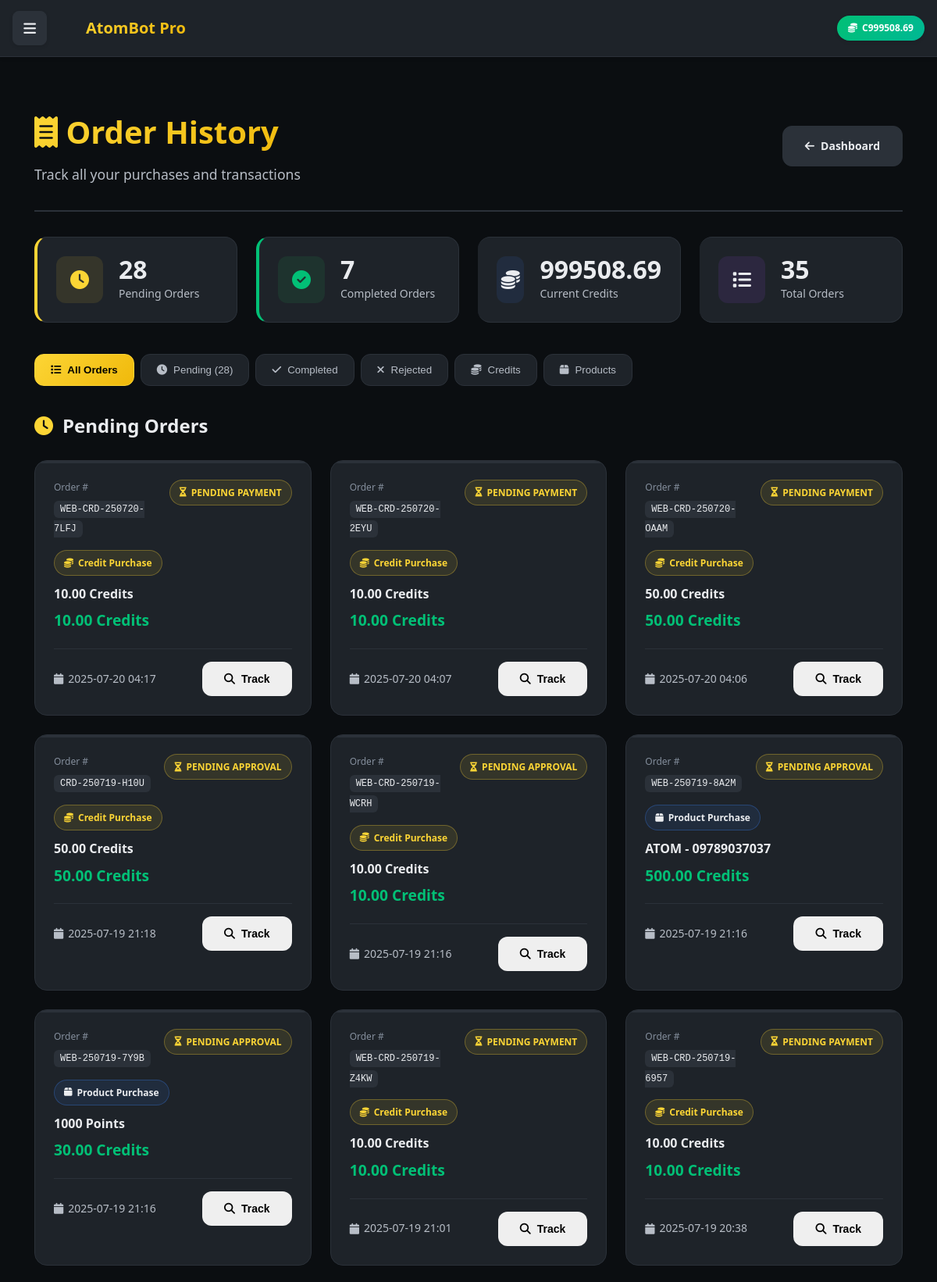
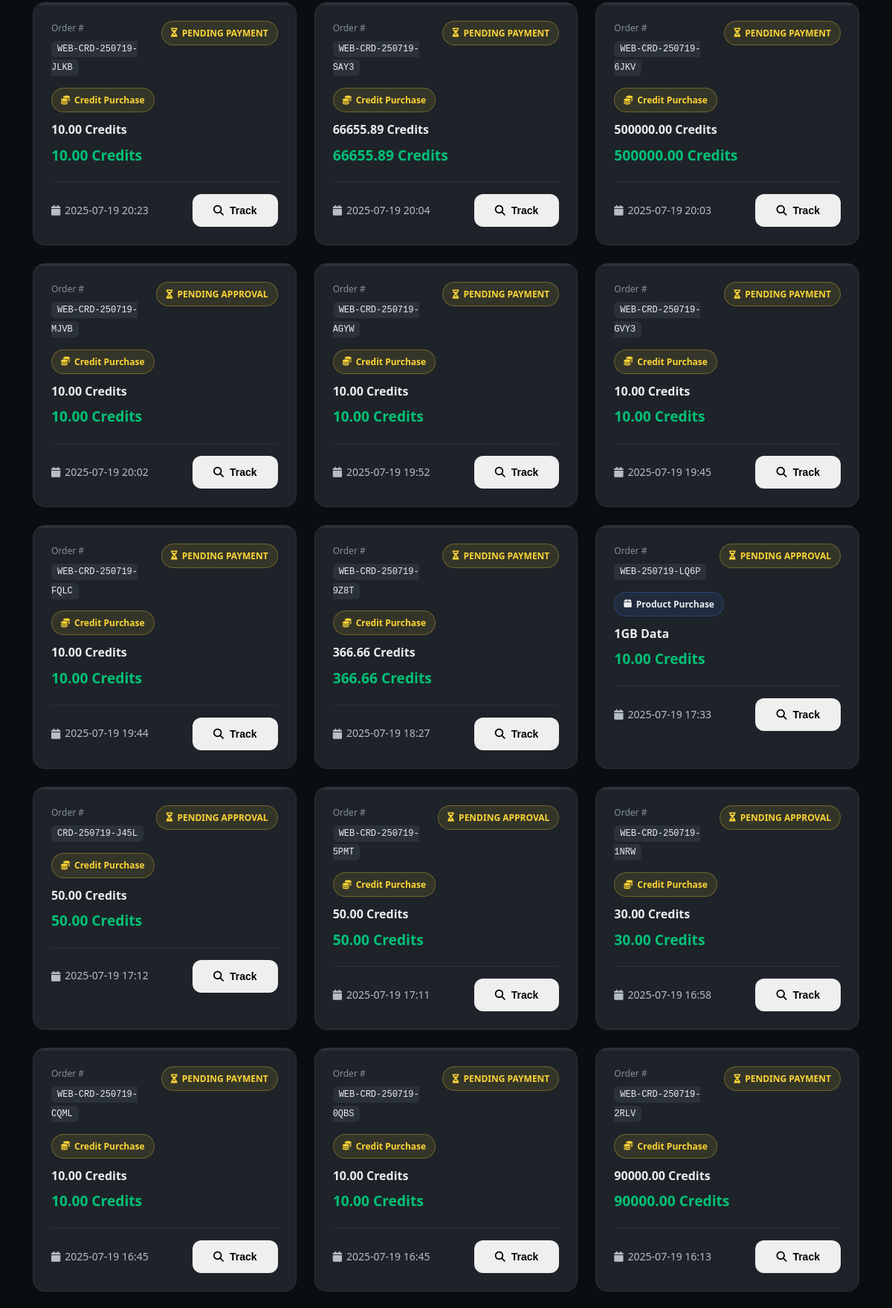
Screenshot of /orders (signed in, upper part) with the database file from the repository (2 pictures, top to bottom).
### tables this page shows
CREATE TABLE users (user_id INTEGER PRIMARY KEY, credits REAL DEFAULT 0, language TEXT DEFAULT 'en', is_banned INTEGER DEFAULT 0, password TEXT);

CREATE TABLE orders (order_id TEXT PRIMARY KEY, user_id INTEGER, order_type TEXT, package_name TEXT, credit_cost REAL, payment_method TEXT, status TEXT, screenshot_file_id TEXT, delivery_info TEXT, created_at TIMESTAMP DEFAULT CURRENT_TIMESTAMP);

### web_app.py (the view)
@app.route('/orders')
def orders():
    if 'user_id' not in session:
        return redirect(url_for('login'))
    user_id = session['user_id']
    pending, history = run_async(db.get_user_orders(user_id))
    formatted_pending = []
    formatted_history = []
    for order in pending:
        o_id, pkg, status, ts_str, cost = order
        date_obj = datetime.fromisoformat(ts_str)
        order_data = {
            'id': o_id,
            'package': pkg,
            'status': status.replace('_', ' ').title(),
            'cost': cost,
            'date': date_obj.strftime('%Y-%m-%d %H:%M'),
            'type': 'Credit Purchase' if 'Credit' in pkg else 'Product Purchase'
        }
        formatted_pending.append(order_data)
    for order in history:
        o_id, pkg, status, ts_str, cost = order
        date_obj = datetime.fromisoformat(ts_str)
        order_data = {
            'id': o_id,
            'package': pkg,
            'status': status.replace('_', ' ').title(),
            'cost': cost,
            'date': date_obj.strftime('%Y-%m-%d %H:%M'),
            'type': 'Credit Purchase' if 'Credit' in pkg else 'Product Purchase'
        }
        formatted_history.append(order_data)
    user_data = run_async(db.get_user_data(user_id))
    session['user_data'] = user_data
    return render_template('orders.html',
                         pending_orders=formatted_pending,
                         completed_orders=formatted_history,
                         user_data=user_data)

### database.py (called while the page is built)
async def _db_query(query, params=(), fetchone=False, fetchall=False, commit=False):
    try:
        async with aiosqlite.connect(DB_NAME) as db:
            cursor = await db.execute(query, params)
            if commit: await db.commit(); return True
            if fetchone: return await cursor.fetchone()
            if fetchall: return await cursor.fetchall()
            return await cursor.fetchall()
    except aiosqlite.Error as e: logger.error(f"Database query failed: {e}\nQuery: {query}\nParams: {params}"); return None

async def get_user_data(user_id: int) -> dict:
    await _db_query("INSERT OR IGNORE INTO users (user_id) VALUES (?)", (user_id,), commit=True)
    user_data = await _db_query("SELECT credits, language, is_banned, password FROM users WHERE user_id = ?", (user_id,), fetchone=True)
    return {'credits': user_data[0], 'language': user_data[1], 'is_banned': bool(user_data[2]), 'password': user_data[3]} if user_data else {'credits': 0.0, 'language': 'en', 'is_banned': False, 'password': None}

async def get_user_orders(user_id: int) -> tuple:
    all_orders = await _db_query("SELECT order_id, package_name, status, created_at, credit_cost FROM orders WHERE user_id = ? ORDER BY created_at DESC", (user_id,), fetchall=True)
    pending = [o for o in all_orders if o[2] in ('pending_approval', 'pending_payment')]
    history = [o for o in all_orders if o[2] in ('completed', 'rejected')]
    return pending, history

### web_app.py (called while the page is built)
@app.context_processor
def inject_config():
    return dict(config=config)

def run_async(coro):
    loop = asyncio.new_event_loop()
    asyncio.set_event_loop(loop)
    try:
        return loop.run_until_complete(coro)
    finally:
        loop.close()

### templates/orders.html (shortened to what this page needs)
{% extends "base.html" %}
{% block content %}
<div class="orders-page">
    <div class="page-header">
        <div class="header-content">
            <h1 class="page-title">
                <i class="fas fa-receipt"></i>
                Order History
            </h1>
            <p class="page-subtitle">Track all your purchases and transactions</p>
        </div>
        <div class="header-actions">
            <a href="{{ url_for('dashboard') }}" class="btn btn-secondary">
                <i class="fas fa-arrow-left"></i> Dashboard
            </a>
        </div>
    </div>
    <div class="stats-grid">
        <div class="stat-card pending">
            <div class="stat-icon">
                <i class="fas fa-clock"></i>
            </div>
            <div class="stat-content">
                <div class="stat-number">{{ pending_orders|length }}</div>
                <div class="stat-label">Pending Orders</div>
            </div>
        </div>
        <div class="stat-card completed">
            <div class="stat-icon">
                <i class="fas fa-check-circle"></i>
            </div>
            <div class="stat-content">
                <div class="stat-number">{{ completed_orders|length }}</div>
                <div class="stat-label">Completed Orders</div>
            </div>
        </div>
        <div class="stat-card credits">
            <div class="stat-icon">
                <i class="fas fa-coins"></i>
            </div>
            <div class="stat-content">
                <div class="stat-number">{{ "%.2f"|format(user_data.credits) }}</div>
                <div class="stat-label">Current Credits</div>
            </div>
        </div>
        <div class="stat-card total">
            <div class="stat-icon">
                <i class="fas fa-list"></i>
            </div>
            <div class="stat-content">
                <div class="stat-number">{{ (pending_orders|length + completed_orders|length) }}</div>
                <div class="stat-label">Total Orders</div>
            </div>
        </div>
    </div>
    <div class="filter-section">
        <div class="filter-tabs">
            <button class="filter-tab active" onclick="filterOrders('all')" data-filter="all">
                <i class="fas fa-list"></i> All Orders
            </button>
            <button class="filter-tab" onclick="filterOrders('pending')" data-filter="pending">
                <i class="fas fa-clock"></i> Pending ({{ pending_orders|length }})
            </button>
            <button class="filter-tab" onclick="filterOrders('completed')" data-filter="completed">
                <i class="fas fa-check"></i> Completed
            </button>
            <button class="filter-tab" onclick="filterOrders('rejected')" data-filter="rejected">
                <i class="fas fa-times"></i> Rejected
            </button>
            <button class="filter-tab" onclick="filterOrders('credit')" data-filter="credit">
                <i class="fas fa-coins"></i> Credits
            </button>
            <button class="filter-tab" onclick="filterOrders('product')" data-filter="product">
                <i class="fas fa-box"></i> Products
            </button>
        </div>
    </div>
    <div class="orders-content">
        {% if pending_orders %}
        <div id="pending-section" class="orders-section">
            <h2 class="section-title">
                <i class="fas fa-clock text-warning"></i>
                Pending Orders
            </h2>
            <div class="orders-grid">
                {% for order in pending_orders %}
                <div class="order-card pending-order" data-status="pending" data-type="{{ 'credit' if order.type == 'Credit Purchase' else 'product' }}">
                    <div class="order-header">
                        <div class="order-id">
                            <span class="id-label">Order #</span>
                            <code>{{ order.id }}</code>
                        </div>
                        <div class="order-status pending">
                            <i class="fas fa-hourglass-half"></i>
                            {{ order.status }}
                        </div>
                    </div>
                    <div class="order-body">
                        <div class="order-type">
                            {% if order.type == 'Credit Purchase' %}
                                <span class="type-badge credit">
                                    <i class="fas fa-coins"></i> Credit Purchase
                                </span>
                            {% else %}
                                <span class="type-badge product">
                                    <i class="fas fa-box"></i> Product Purchase
                                </span>
                            {% endif %}
                        </div>
                        <div class="order-item">{{ order.package }}</div>
                        <div class="order-cost">{{ "%.2f"|format(order.cost) }} Credits</div>
                    </div>
                    <div class="order-footer">
                        <div class="order-date">
                            <i class="fas fa-calendar"></i>
                            {{ order.date }}
                        </div>
                        <button class="btn btn-sm btn-outline-primary" onclick="trackOrder('{{ order.id }}')">
                            <i class="fas fa-search"></i> Track
                        </button>
                    </div>
                </div>
                {% endfor %}
            </div>
        </div>
        {% endif %}
    </div>
</div>
{% endblock %}

### templates/base.html (shortened to what this page needs)
<!DOCTYPE html>
<html lang="en">
<head>
    <link href="https://cdnjs.cloudflare.com/ajax/libs/font-awesome/6.4.0/css/all.min.css" rel="stylesheet">
</head>
<body>
    <header class="header">
        <div class="nav">
            <div class="nav-left">
                <button class="hamburger-menu" onclick="toggleDropdownMenu()">
                    <i class="fas fa-bars"></i>
                </button>
                <a href="{{ url_for('index') }}" class="logo">
                    <i class="fas fa-atom"></i>
                    AtomBot Pro
                </a>
            </div>
            {% if session.user_id %}
            <span class="credits-badge">
                <i class="fas fa-coins"></i>
                C{{ session.user_data.credits or 0 }}
            </span>
            {% else %}
            <a href="{{ url_for('login') }}" class="btn btn-primary" style="padding: 6px 12px; font-size: 12px;">
                <i class="fas fa-sign-in-alt"></i> Login
            </a>
            {% endif %}
        </div>
    </header>
    <main class="main-content">
        <div class="container">
            {% block content %}{% endblock %}
        </div>
    </main>
    <div class="particles-bg" id="particles"></div>
</body>
</html>

### templates/base.html (style rules this page uses)
* { margin: 0; padding: 0; box-sizing: border-box; }
:root { --bg-primary: #0B0E11; --bg-secondary: #1E2329; --bg-tertiary: #2B3139; --bg-hover: #3C434C; --text-primary: #EAECEF; --text-secondary: #B7BDC6; --text-muted: #848E9C; --accent-yellow: #FCD535; --accent-yellow-dark: #F0B90B; --accent-green: #02C076; --accent-red: #F6465D; --border-color: #2B3139; --border-hover: #474D57; --success: #02C076; --warning: #FCD535; --danger: #F6465D; --info: #1E90FF; --gradient: linear-gradient(135deg, #FCD535 0%, #F0B90B 100%); --gradient-hover: linear-gradient(135deg, #F0B90B 0%, #E6A500 100%); --shadow-sm: 0 2px 4px rgba(0, 0, 0, 0.1); --shadow-md: 0 4px 12px rgba(0, 0, 0, 0.15); --shadow-lg: 0 8px 32px rgba(0, 0, 0, 0.3); --shadow-glow: 0 0 30px rgba(252, 213, 53, 0.3); --font-xs: 0.75rem; --font-sm: 0.875rem; --font-base: 1rem; --font-lg: 1.125rem; --font-xl: 1.25rem; --font-2xl: 1.5rem; --font-3xl: 1.875rem; --font-4xl: 2.25rem; --font-5xl: 3rem; --space-1: 0.25rem; --space-2: 0.5rem; --space-3: 0.75rem; --space-4: 1rem; --space-5: 1.25rem; --space-6: 1.5rem; --space-8: 2rem; --space-10: 2.5rem; --space-12: 3rem; --space-16: 4rem; --space-20: 5rem; --space-24: 6rem; }
body { font-family: 'Segoe UI', -apple-system, BlinkMacSystemFont, sans-serif; background: var(--bg-primary); color: var(--text-primary); line-height: 1.6; overflow-x: hidden; }
* { outline: none !important; -webkit-tap-highlight-color: transparent !important; -webkit-touch-callout: none; -webkit-user-select: none; -khtml-user-select: none; -moz-user-select: none; -ms-user-select: none; user-select: none; }
p, span, div, input, textarea { -webkit-user-select: text; -khtml-user-select: text; -moz-user-select: text; -ms-user-select: text; user-select: text; }
.header { background: var(--bg-secondary); border-bottom: 1px solid var(--border-color); padding: 8px 0; position: relative; z-index: 1000; backdrop-filter: blur(20px); box-shadow: var(--shadow-sm); }
.nav { display: flex; align-items: center; justify-content: space-between; max-width: 1400px; margin: 0 auto; padding: 0 16px; height: 56px; }
.nav-left { display: flex; align-items: center; gap: 16px; }
.hamburger-menu { background: var(--bg-tertiary); border: 1px solid var(--border-color); color: var(--text-primary); font-size: 18px; cursor: pointer; padding: 10px; border-radius: 8px; transition: all 0.3s ease; min-width: 44px; height: 44px; display: flex; align-items: center; justify-content: center; box-shadow: var(--shadow-sm); position: relative; }
.hamburger-menu .fa-bars, .hamburger-menu .fa-times { transition: all 0.2s cubic-bezier(0.4, 0, 0.2, 1); }
.logo { display: flex; align-items: center; gap: 10px; font-size: 20px; font-weight: 700; background: var(--gradient); -webkit-background-clip: text; -webkit-text-fill-color: transparent; background-clip: text; text-decoration: none; }
.logo i { font-size: 24px; color: var(--accent-yellow); animation: pulse 2s infinite; filter: drop-shadow(0 0 8px rgba(252, 213, 53, 0.5)); }
.credits-badge { background: linear-gradient(135deg, var(--accent-green), #00B894); color: white; padding: 6px 14px; border-radius: 20px; font-weight: 600; font-size: 12px; box-shadow: var(--shadow-sm); animation: glow 2s infinite alternate; display: flex; align-items: center; gap: 6px; }
.container { max-width: 1400px; margin: 0 auto; padding: 0 24px; }
.main-content { min-height: calc(100vh - 140px); padding: 32px 0; }
.btn { display: inline-flex; align-items: center; gap: 8px; padding: 14px 28px; border: none; border-radius: 12px; font-size: 14px; font-weight: 600; text-decoration: none; cursor: pointer; transition: all 0.3s ease; text-align: center; justify-content: center; position: relative; overflow: hidden; white-space: nowrap; outline: none; -webkit-tap-highlight-color: transparent; -webkit-touch-callout: none; -webkit-user-select: none; -khtml-user-select: none; -moz-user-select: none; -ms-user-select: none; user-select: none; }
.btn::before { content: ''; position: absolute; top: 50%; left: 50%; width: 0; height: 0; background: rgba(255, 255, 255, 0.1); border-radius: 50%; transition: all 0.5s ease; transform: translate(-50%, -50%); }
.btn-secondary { background: var(--bg-tertiary); color: var(--text-primary); border: 1px solid var(--border-color); }
.text-warning { color: var(--warning); }
html { scroll-behavior: smooth; }
.particles-bg { position: fixed; top: 0; left: 0; width: 100%; height: 100%; pointer-events: none; z-index: -1; overflow: hidden; }

### rows the page displays
users: user_data "999508.69", credits "999508.69"
orders: id "WEB-CRD-250720-7LFJ", status "PENDING PAYMENT", shows "Credit Purchase", package "10.00 Credits", cost "10.00", date "2025-07-20 04:17"
orders: id "WEB-CRD-250720-2EYU", status "PENDING PAYMENT", shows "Credit Purchase", package "10.00 Credits", cost "10.00", date "2025-07-20 04:07"
orders: id "WEB-CRD-250720-OAAM", status "PENDING PAYMENT", shows "Credit Purchase", package "50.00 Credits", cost "50.00", date "2025-07-20 04:06"
orders: id "CRD-250719-H10U", status "PENDING APPROVAL", shows "Credit Purchase", package "50.00 Credits", cost "50.00", date "2025-07-19 21:18"
orders: id "WEB-CRD-250719-WCRH", status "PENDING APPROVAL", shows "Credit Purchase", package "10.00 Credits", cost "10.00", date "2025-07-19 21:16"
orders: id "WEB-250719-8A2M", status "PENDING APPROVAL", shows "Product Purchase", package "ATOM - 09789037037", cost "500.00", date "2025-07-19 21:16"
orders: id "WEB-250719-7Y9B", status "PENDING APPROVAL", shows "Product Purchase", package "1000 Points", cost "30.00", date "2025-07-19 21:16"
orders: id "WEB-CRD-250719-Z4KW", status "PENDING PAYMENT", shows "Credit Purchase", package "10.00 Credits", cost "10.00", date "2025-07-19 21:01"
orders: id "WEB-CRD-250719-6957", status "PENDING PAYMENT", shows "Credit Purchase", package "10.00 Credits", cost "10.00", date "2025-07-19 20:38"
orders: id "WEB-CRD-250719-JLKB", status "PENDING PAYMENT", shows "Credit Purchase", package "10.00 Credits", cost "10.00", date "2025-07-19 20:23"
orders: id "WEB-CRD-250719-SAY3", status "PENDING PAYMENT", shows "Credit Purchase", package "66655.89 Credits", cost "66655.89", date "2025-07-19 20:04"
orders: id "WEB-CRD-250719-6JKV", status "PENDING PAYMENT", shows "Credit Purchase", package "500000.00 Credits", cost "500000.00", date "2025-07-19 20:03"
orders: id "WEB-CRD-250719-MJVB", status "PENDING APPROVAL", shows "Credit Purchase", package "10.00 Credits", cost "10.00", date "2025-07-19 20:02"
orders: id "WEB-CRD-250719-AGYW", status "PENDING PAYMENT", shows "Credit Purchase", package "10.00 Credits", cost "10.00", date "2025-07-19 19:52"
orders: id "WEB-CRD-250719-GVY3", status "PENDING PAYMENT", shows "Credit Purchase", package "10.00 Credits", cost "10.00", date "2025-07-19 19:45"
orders: id "WEB-CRD-250719-FQLC", status "PENDING PAYMENT", shows "Credit Purchase", package "10.00 Credits", cost "10.00", date "2025-07-19 19:44"
orders: id "WEB-CRD-250719-9Z8T", status "PENDING PAYMENT", shows "Credit Purchase", package "366.66 Credits", cost "366.66", date "2025-07-19 18:27"
orders: id "WEB-250719-LQ6P", status "PENDING APPROVAL", shows "Product Purchase", package "1GB Data", cost "10.00", date "2025-07-19 17:33"
orders: id "CRD-250719-J45L", status "PENDING APPROVAL", shows "Credit Purchase", package "50.00 Credits", cost "50.00", date "2025-07-19 17:12"
orders: id "WEB-CRD-250719-5PMT", status "PENDING APPROVAL", shows "Credit Purchase", package "50.00 Credits", cost "50.00", date "2025-07-19 17:11"
orders: id "WEB-CRD-250719-1NRW", status "PENDING APPROVAL", shows "Credit Purchase", package "30.00 Credits", cost "30.00", date "2025-07-19 16:58"
orders: id "WEB-CRD-250719-CQML", status "PENDING PAYMENT", shows "Credit Purchase", package "10.00 Credits", cost "10.00", date "2025-07-19 16:45"
orders: id "WEB-CRD-250719-0QBS", status "PENDING PAYMENT", shows "Credit Purchase", package "10.00 Credits", cost "10.00", date "2025-07-19 16:45"
orders: id "WEB-CRD-250719-2RLV", status "PENDING PAYMENT", shows "Credit Purchase", package "90000.00 Credits", cost "90000.00", date "2025-07-19 16:13"

### other values shown
{{ pending_orders|length }} "28"
{{ completed_orders|length }} "7"
{{ (pending_orders|length + completed_orders|length) }} "35"
